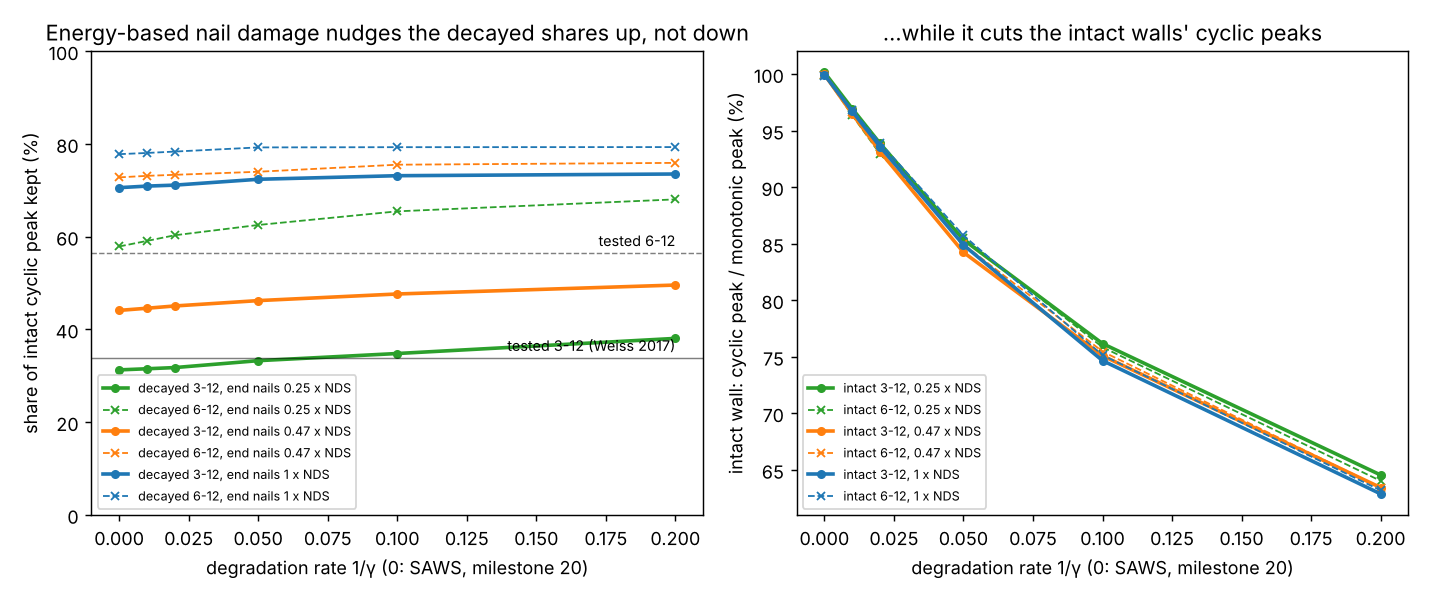

This chart was generated by the following Python code:
"""Figure for milestone 21: python experiments/m21_degrading/figure.py (reads results.json)."""
import json
import os

import matplotlib
matplotlib.use("Agg")
import matplotlib.pyplot as plt  # noqa: E402

HERE = os.path.dirname(os.path.abspath(__file__))
R = json.load(open(os.path.join(HERE, "results.json")))
KEPT = [2649 / 4688, 2974 / 8775]


def x(g):
    return 0.0 if g == "inf" else 1.0 / float(g)


fig, (a, b) = plt.subplots(1, 2, figsize=(11, 4.6))
for m, col in zip((0.25, 0.47, 1.0), ("C2", "C1", "C0")):
    rr = sorted((r for r in R["C"] if r["m"] == m), key=lambda r: x(r["gamma"]))
    xs = [x(r["gamma"]) for r in rr]
    a.plot(xs, [100 * r["shares"][1] for r in rr], color=col, lw=2, marker="o", ms=4,
           label=f"decayed 3-12, end nails {m:g} x NDS")
    a.plot(xs, [100 * r["shares"][0] for r in rr], color=col, lw=1, ls="--", marker="x", ms=4,
           label=f"decayed 6-12, end nails {m:g} x NDS")
    b.plot(xs, [100 * r["intact_vs_mono"][1] for r in rr], color=col, lw=2, marker="o", ms=4,
           label=f"intact 3-12, {m:g} x NDS")
    b.plot(xs, [100 * r["intact_vs_mono"][0] for r in rr], color=col, lw=1, ls="--", marker="x", ms=4,
           label=f"intact 6-12, {m:g} x NDS")
for k, ls in zip(KEPT, ("--", "-")):
    a.axhline(100 * k, color="k", lw=0.8, ls=ls, alpha=0.5)
a.text(0.2, 100 * KEPT[1] + 1.5, "tested 3-12 (Weiss 2017)", ha="right", fontsize=8)
a.text(0.2, 100 * KEPT[0] + 1.5, "tested 6-12", ha="right", fontsize=8)
for ax in (a, b):
    ax.set_xlabel("degradation rate 1/γ (0: SAWS, milestone 20)")
a.set_ylabel("share of intact cyclic peak kept (%)")
a.set_title("Energy-based nail damage nudges the decayed shares up, not down")
a.set_ylim(0, 100)
a.legend(fontsize=7, loc="lower left")
b.set_ylabel("intact wall: cyclic peak / monotonic peak (%)")
b.set_title("...while it cuts the intact walls' cyclic peaks")
b.legend(fontsize=7, loc="lower left")
fig.tight_layout()
fig.savefig(os.path.join(HERE, "figure.png"), dpi=130)
